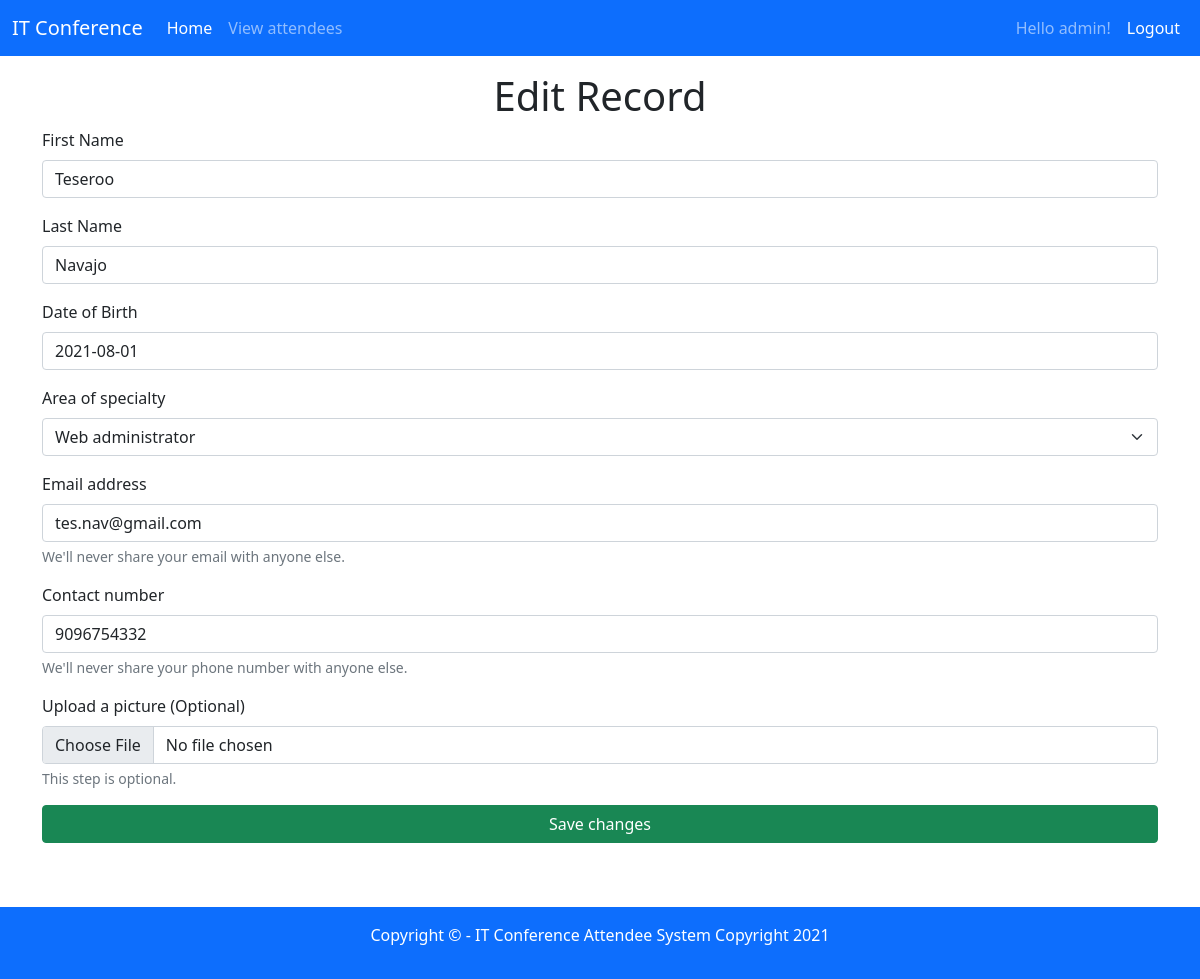
Page /edit.php?id=38 (signed in) on the committed database.
### tables this page shows
CREATE TABLE `attendee` (
  `attendee_id` int(11) NOT NULL,
  `firstname` varchar(100) NOT NULL,
  `lastname` varchar(100) NOT NULL,
  `dateofbirth` date NOT NULL,
  `emailadress` varchar(100) NOT NULL,
  `contactnumber` varchar(20) NOT NULL,
  `specialty_id` int(11) NOT NULL,
  `avatar_path` varchar(200) DEFAULT NULL
);

### db/conn.php (called while the page is built, shortened)
<?php
  $host = "remotemysql.com";
  $db = "MVPtbayhSj";
  $user = "MVPtbayhSj";
  $password = "nIPm4xADvv";
  $charset = "utf8mb4";
  $dsn = "mysql:host=$host;dbname=$db;charset=$charset";
  try{
    $PDO = new PDO($dsn, $user, $password);
    $PDO->setAttribute(PDO::ATTR_ERRMODE, PDO::ERRMODE_EXCEPTION);
  } catch(PDOException $e) {
    throw new PDOException($e->getMessage());
  }
  require_once 'crud.php';
  $crud = new crud($PDO);
?>

### db/crud.php (called while the page is built, shortened)
<?php
  class crud{
    private $db;
    function __construct($conn){
      $this->db = $conn;
    }
    public function getAttendeeDetails($id){
      try{
        $sql = "SELECT * FROM attendee A INNER JOIN specialties S ON A.specialty_id = S.specialty_id WHERE attendee_id = :id;";
        $stmt = $this->db->prepare($sql);
        $stmt->bindparam(':id', $id);
        $stmt->execute();
        $result = $stmt->fetch();
        return $result;
      }
      catch (PDOException $e) {
        echo $e->getMessage();
        return false;
      }
    }
    public function getSpecialties(){
      try {
        $sql = "SELECT * FROM specialties;";
        $result = $this->db->query($sql);
        return $result;
      }
      catch (PDOException $e) {
        echo $e->getMessage();
        return false;
      }
    }
  }
?>

### edit.php (the view, shortened to what this page needs)
<?php
  $title = "Edit Record";
  require_once 'includes/header.php';
  require_once 'db/conn.php';
  $results = $crud->getSpecialties();
  if(!isset($_GET['id'])){
    include 'includes/errormessage.php';
  }
  else{
    $id = $_GET['id'];
    $attendee = $crud->getAttendeeDetails($id);
?>
<h1 class='text-center'> <?php echo $title ?> </h1>
<form method="post" enctype="multipart/form-data" action="editpost.php">
  <div class="mb-3">
    <label for="firstName" class="form-label">First Name</label>
    <input required type="text" id="firstName" value=<?php echo $attendee['firstname'] ?> class="form-control" name="firstName">
  </div>
  <div class="mb-3">
    <label for="lastName" class="form-label">Last Name</label>
    <input required type="text" id="lastName" value=<?php echo $attendee['lastname'] ?> class="form-control" name="lastName">
  </div>
  <div class="mb-3">
    <label for="dob" class="form-label">Date of Birth</label>
    <input required type="text" id="dob" value=<?php echo $attendee['dateofbirth'] ?> class="form-control" name="dob">
  </div>
  <div class="mb-3">
    <label for="specialty" class="form-label">Area of specialty</label>
    <select id='specialty' class="form-select" name='specialty'>
      <?php while($r = $results->fetch(PDO::FETCH_ASSOC)){ ?>
        <option value=<?php echo $r['specialty_id'] ?> <?php if($r['specialty_id'] == $attendee['specialty_id']) echo 'selected' ?> >
          <?php echo $r['name'] ?>
        </option>
      <?php }; ?>
    </select>
  </div>
  <div class="mb-3">
    <label for="email" class="form-label">Email address</label>
    <input required type="email" class="form-control" value=<?php echo $attendee['emailadress'] ?> id="email" aria-describedby="emailHelp" name="email">
    <div id="emailHelp" class="form-text">We'll never share your email with anyone else.</div>
  </div>
  <div class="mb-3">
    <label for="phone" class="form-label">Contact number</label>
    <input required type="text" class="form-control" id="phone" value=<?php echo $attendee['contactnumber'] ?> aria-describedby="phoneHelp" name="phone">
    <div id="phoneHelp" class="form-text">We'll never share your phone number with anyone else.</div>
  </div>
  <div class="mb-3">
    <label for="avatar" class="form-label">Upload a picture (Optional)</label>
    <input type="file" class="form-control" accept="image/*" name="avatar" id="avatar">
    <div id="avatar" class="form-text">This step is optional.</div>
  </div>
  <div class="d-grid gap-2">
    <button type="submit" name="submit" class="btn btn-success btn-block">Save changes</button>
  </div>
</form>
<?php } ?>
<?php require_once 'includes/footer.php' ?>

### rows in the picture
attendee: firstName "Teseroo", lastName "Navajo", dob "2021-08-01", email "tes.nav@gmail.com", phone "9096754332"

### other values in the picture
$_SESSION['username'] "admin"
$title "Edit Record"
form field specialty "Web administrator"
